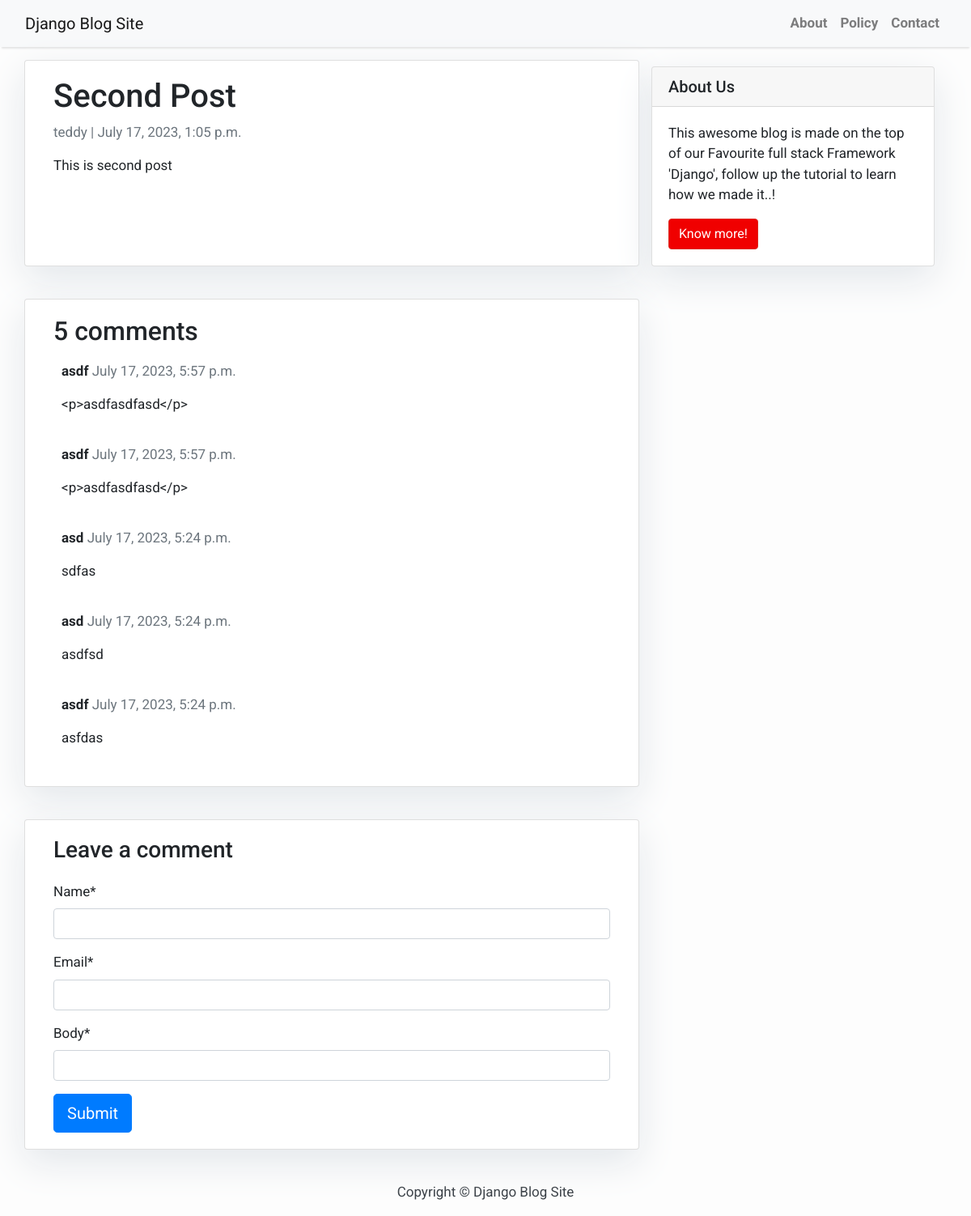
The app's page /second-post/ with its own data.
### blog/models.py (models this page shows, shortened)
class Post(models.Model):
    title = models.CharField(max_length=200, unique=True)
    slug = models.SlugField(max_length=200, unique=True)
    author = models.ForeignKey(User, on_delete= models.CASCADE,related_name='blog_posts')
    updated_on = models.DateTimeField(auto_now= True)
    content = models.TextField()
    created_on = models.DateTimeField(auto_now_add=True)
    status = models.IntegerField(choices=STATUS, default=0)
    class Meta:
        ordering = ['-created_on']

class Comment(models.Model):
    post = models.ForeignKey(Post,on_delete=models.CASCADE,related_name='comments')
    name = models.CharField(max_length=80)
    email = models.EmailField()
    body = models.TextField()
    created_on = models.DateTimeField(auto_now_add=True)
    active = models.BooleanField(default=False)
    class Meta:
        ordering = ['-created_on']

### blog/views.py (the view)
# urls.py: path('<slug:slug>/', views.post_detail, name="post_detail"),
def post_detail(request, slug):
    template_name = 'post_detail.html'
    post = get_object_or_404(Post, slug=slug)
    comments = post.comments.filter(active=True)
    new_comment = None
    if request.method == 'POST':
        comment_form = CommentForm(data=request.POST)
        if comment_form.is_valid():
            new_comment = comment_form.save(commit=False)
            new_comment.post = post
            new_comment.save()
    else:
        comment_form = CommentForm()
    return render(request, template_name, {'post': post,
                                           'comments': comments,
                                           'new_comment': new_comment,
                                           'comment_form': comment_form})

### blog/forms.py
class CommentForm(forms.ModelForm):
    body = forms.CharField(widget=SummernoteWidget())
    class Meta:
        model = Comment
        fields = ('name', 'email', 'body')

### blog/templates/post_detail.html (shortened to what this page needs)
{% extends 'base.html' %}
{% load crispy_forms_tags %}
{% block content %}
<div class="container">
  <div class="row">
    <div class="col-md-8 card mb-4  mt-3 left  top">
      <div class="card-body">
        <h1>{% block title %} {{ post.title }} {% endblock title %}</h1>
        <p class=" text-muted">{{ post.author }} | {{ post.created_on }}</p>
        <p class="card-text ">{{ post.content | safe }}</p>
      </div>
    </div>
    {% block sidebar %} {% include 'sidebar.html' %} {% endblock sidebar %}
    <div class="col-md-8 card mb-4  mt-3 ">
        <div class="card-body">
          <h2>{{ comments.count }} comments</h2>
          {% for comment in comments %}
          <div class="comments" style="padding: 10px;">
            <p class="font-weight-bold">
              {{ comment.name }}
              <span class=" text-muted font-weight-normal">
                {{ comment.created_on }}
              </span>
            </p>
            {{ comment.body | linebreaks }}
          </div>
          {% endfor %}
        </div>
      </div>
      <div class="col-md-8 card mb-4  mt-3 ">
        <div class="card-body">
          {% if new_comment %}
          <div class="alert alert-success" role="alert">
            Your comment is awaiting moderation
          </div>
          {% else %}
          <h3>Leave a comment</h3>
          <form method="post" style="margin-top: 1.3em;">
             {{ comment_form | crispy }}
             <button type="submit" class="btn btn-primary btn-lg">Submit</button>
          </form>
          {% endif %}
        </div>
      </div>
  </div>
</div>
{% endblock content %}

### templates/base.html (style rules this page uses)
body { font-family: "Roboto", sans-serif; font-size: 17px; background-color: #fdfdfd; }

### templates/sidebar.html (style rules this page uses)
.card { box-shadow: 0 16px 48px #E3E7EB; }

### records on screen
Post: title "Second Post", author "teddy", created_on "July 17, 2023, 1:05 p.m.", content "This is second post"
Comment: name "asdf", created_on "July 17, 2023, 5:57 p.m.", body "<p>asdfasdfasd</p>"
Comment: name "asdf", created_on "July 17, 2023, 5:57 p.m.", body "<p>asdfasdfasd</p>"
Comment: name "asd", created_on "July 17, 2023, 5:24 p.m.", body "sdfas"
Comment: name "asd", created_on "July 17, 2023, 5:24 p.m.", body "asdfsd"
Comment: name "asdf", created_on "July 17, 2023, 5:24 p.m.", body "asfdas"

### other values on screen
{{ comments.count }} "5"
